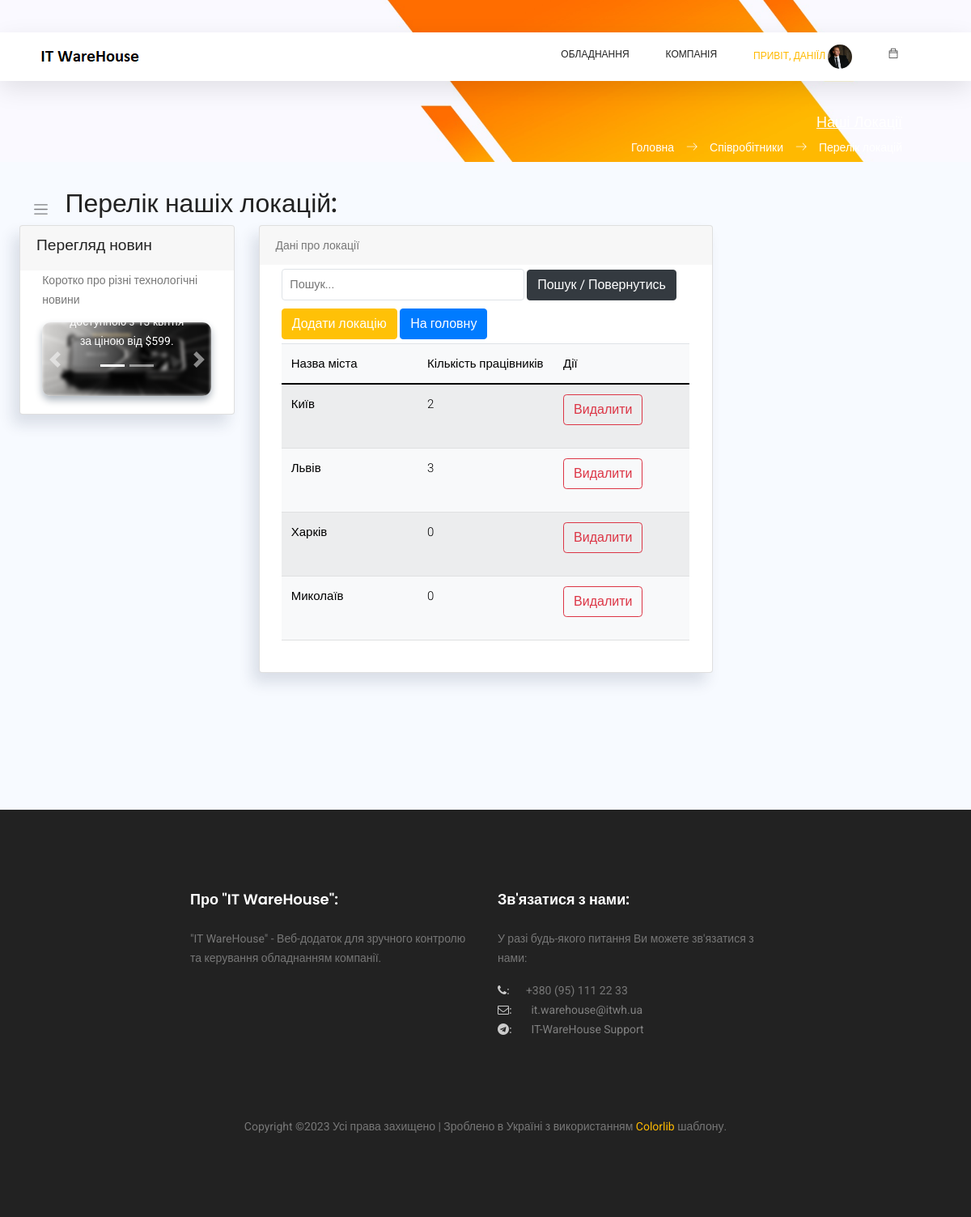
Page /employees/cities (signed in) on the committed database.
### users/models.py (models this page shows, shortened)
class NewUser(AbstractBaseUser, PermissionsMixin):
    email = models.EmailField(_('email address'), unique=True)
    user_name = models.CharField(max_length=150, unique=True)
    start_date = models.DateTimeField(default=timezone.now)
    is_staff = models.BooleanField(default=False)
    is_active = models.BooleanField(default=False)
    is_employee = models.BooleanField(default=False)
    objects = CustomAccountManager()
    USERNAME_FIELD = 'email'
    REQUIRED_FIELDS = ['user_name']

### employees/models.py (models this page shows, shortened)
class Employees(models.Model):
    first_name = models.CharField(max_length=50, default='', verbose_name="Ім'я *")
    last_name = models.CharField(max_length=50, default='', verbose_name='Прізвище *')
    email = models.EmailField(max_length=75, unique=True, null=True, verbose_name='Електрона пошта *')
    eid = models.CharField(max_length=8, unique=True, null=True, verbose_name='Внутрішній номер *')
    department = models.ForeignKey(Departments, null=True, on_delete=models.SET_NULL, verbose_name='Назва відділу *')
    title = models.CharField(max_length=50, null=True, default='', verbose_name='Посада *')
    user_id = models.ForeignKey(NewUser, null=True, on_delete=models.SET_NULL, verbose_name='ID Користувача *')
    location = models.ForeignKey(Cities, null=True, on_delete=models.SET_NULL, blank=True, verbose_name='Назва міста')
    mobilephone = models.CharField(max_length=20, null=True, default='', blank=True, verbose_name='Мобільний телефон')
    status = models.ForeignKey(UserStatus, null=True, on_delete=models.SET_NULL, blank=True,
                               verbose_name='Форма роботи')
    photo = models.FileField(upload_to='photos/', null=True, default='photos/default_user.jpg', blank=True,
                             verbose_name='Фото')
    comments = models.TextField(max_length=300, null=True, default='', blank=True, verbose_name='Коментарі')

class Cities(models.Model):
    city = models.CharField(max_length=100, unique=True, verbose_name='Назва міста')

### employees/views.py (the view, shortened to what this page needs)
# urls.py: path('cities', cities_list, name='cities-list'),
@login_required
def cities_list(request):
    context = {
        'page_title': 'Наші Локації',
        'app_name': 'Співробітники',
        'page_name': 'Перелік локацій'
    }
    user_admin = 0
    if request.user.groups.filter(name='Admins').exists():
        user_admin = 1
    if Employees.objects.filter(user_id=request.user.id).exists():
        employee_data = Employees.objects.get(user_id=request.user.id)
    else:
        employee_data = ''
    our_city_list = None
    if len(Cities.objects.all()) > 0:
        all_cities = Cities.objects.all()
        our_city_list = []
        for our_city in all_cities:
            try:
                Employees.objects.filter(location=our_city.id)
            except:
                emp_count = 0
            else:
                emp_count = len(Employees.objects.filter(location=our_city.id))
            data_my = (our_city, emp_count)
            our_city_list.append(data_my)
    if request.method == 'GET':
        squery = request.GET.get('query')
        if squery == None or squery == '':
            our_city_list = []
            if len(Cities.objects.all()) > 0:
                all_cities = Cities.objects.all()
                for our_city in all_cities:
                    try:
                        Employees.objects.filter(location=our_city.id)
                    except:
                        emp_count = 0
                    else:
                        emp_count = len(Employees.objects.filter(location=our_city.id))
                    data_my = (our_city, emp_count)
                    our_city_list.append(data_my)
    context['user_admin'] = user_admin
    context['cities_list'] = our_city_list
    context['employee_data'] = employee_data
    return render(request, 'employees/cities_list.html', context=context)

### templates/employees/cities_list.html (shortened to what this page needs)
{% extends '_layouts/base.html' %}
{% load static %}
{% block content %}
<div id="main" style="margin-left: 0; min-height: 800px;">
    <div class="main-content container-fluid">
        <div class="page-title">
            <nav class="navbar navbar-header navbar-expand navbar-light headli-1">
                <a class="sidebar-toggler" href="#"><span class="navbar-toggler-icon"></span></a>
            </nav>
            <h3 class="headli-1">Перелік нашіх локацій:</h3>
        </div>
        <section class="section">
            <div class="row mb-4">
                <div class="col-md-3">
                    <div class="card" >
                        <div class="card-header" >
                            <h4>Перегляд новин</h4>
                        </div>
                        <div class="card-body" >
                            <div class="row" >
                                <div class="col-md-12" >
                                    <p>Коротко про різні технологічні новини</p>
                                    <div id="carouselExampleCaptions" class="carousel slide" data-ride="carousel" >
                                        <ol class="carousel-indicators">
                                            <li data-bs-target="#carouselExampleCaptions" data-slide-to="0" class="active"></li>
                                            <li data-bs-target="#carouselExampleCaptions" data-slide-to="1"></li>
                                        </ol>
                                        <div class="carousel-inner" >
                                            <div class="carousel-item active" >
                                                <img src="{% static 'static_f_2/images/cpsamples/newsphoto1.jpg' %}" class="d-block w-100 main-img-n" alt="...">
                                                <div class="carousel-caption d-none d-md-block" >
                                                    <p>Відеокарта буде доступною з 13 квітня за ціною від $599.</p>
                                                </div>
                                            </div>
                                        </div>
                                        <a class="carousel-control-prev" href="#carouselExampleCaptions" role="button" data-slide="prev">
                                            <span class="carousel-control-prev-icon" aria-hidden="true"></span>
                                        </a>
                                        <a class="carousel-control-next" href="#carouselExampleCaptions" role="button" data-slide="next">
                                            <span class="carousel-control-next-icon" aria-hidden="true"></span>
                                        </a>
                                    </div>
                                </div>
                            </div>
                        </div>
                    </div>
                </div>
                <div class="col-md-6">
                    <div class="card">
                        <div class="card-header">
                            Дані про локації
                        </div>
                        <div class="card-body">
                            <div class="dataTable-wrapper dataTable-loading no-footer sortable searchable fixed-columns" >
                                <div class="dataTable-top">
                                    <div style="display: block; gap: 10px; margin: 5px 0;">
                                        <form style="padding-bottom: 10px;" class="dataTable-search" action="{% url 'cities-list' %}" method="get" data-dashlane-rid="f99ae6705c7dc65e" data-form-type="">
                                            <input style="width: 300px" class="dataTable-input" name="query" placeholder="Пошук..." type="text" data-dashlane-rid="b7f577d40e4c8869" data-form-type="">
                                            <button class="btn btn-dark" type="submit">Пошук / Повернутись</button>
                                        </form>
                                        <a href="/employees/city_create" class="btn btn-warning my-btn">Додати локацію</a>
                                        <a href="/main/main_page" class="btn btn-primary my-btn">На головну</a>
                                    </div>
                                </div>
                                <div class="dataTable-container capitalizer" >
                                    {% if cities_list %}
                                    <table class="table table-striped table-light dataTable-table" id="table1"       >
                                        <thead>
                                        <tr>
                                            <th data-sortable="" style="width: 30%;">
                                                <li href="#" class="dataTable-sorter colorizer">Назва міста</li>
                                            </th>
                                            <th data-sortable="" style="width: 30%;">
                                                <li href="#" class="dataTable-sorter colorizer">Кількість працівників</li>
                                            </th>
                                            <th data-sortable="" style="width: 30%;">
                                                <li href="#" class="dataTable-sorter colorizer">Дії</li>
                                            </th>
                                        </tr>
                                        </thead>
                                        <tbody>
                                        {% for city, emp_count in cities_list %}
                                        <tr>
                                            <td class="colorizer" style="font-weight: 300;">{{ city.city }}</td>
                                            <td class="colorizer" style="font-weight: 300;">{{ emp_count}}</td>
                                            <td>
                                                <div class="btn-group mb-3" role="group" aria-label="Basic example">
                                                    <a class="btn btn-outline-danger" href="/employees/city_delete/{{ city.id }}">
                                                        Видалити
                                                    </a>
                                                </div>
                                            </td>
                                        </tr>
                                        {% endfor %}
                                        </tbody>
                                    </table>
                                    {% endif %}
                                </div>
                            </div>
                        </div>
                    </div>
                </div>
            </div>
        </section>
    </div>
    </div>
{% endblock content %}

### templates/_layouts/header.html (shortened to what this page needs)
{% load static %}
<header class="header_area sticky-header">
	<div class="main_menu">
			<nav class="navbar navbar-expand-lg navbar-light main_box">
				<div class="container">
					<a class="navbar-brand logo_h" href="/">
						<img src="{% static 'static_f_1/img/logo.png' %}" alt="IT WareHouse Project Logo">
					</a>
					<div class="collapse navbar-collapse offset" id="navbarSupportedContent">
						<ul class="nav navbar-nav menu_nav ml-auto">
							{% if not user.is_authenticated %}
								<li class="nav-item"><a class="nav-link" href="/">Вхід до Системи</a></li>
							{% else %}
								<li class="nav-item submenu dropdown">
									<a href="#" class="nav-link dropdown-toggle" data-toggle="dropdown"
									   role="button" aria-haspopup="true" aria-expanded="false">Обладнання</a>
								</li>
								<li class="nav-item submenu dropdown">
									<a href="#" class="nav-link dropdown-toggle" data-toggle="dropdown" role="button"
									   aria-haspopup="true" aria-expanded="false">Компанія</a>
								</li>
								<li class="nav-item submenu dropdown active">
									<a href="#" class="nav-link dropdown-toggle" data-toggle="dropdown" role="button"
									   aria-haspopup="true" aria-expanded="false">
										<span>Привіт, {{ user.user_name }}</span>
										{% if employee_data.photo %}
										<span><span><img width="30px" height="30px" class="profile-img"
														 src="/media/{{ employee_data.photo }}" alt=""></span>
										</span>
										{% else %}
										<span><span><img width="30px" height="30px" class="profile-img"
													 src="/media/photos/default_user.jpg" alt=""></span>
										</span>
										{% endif %}
										</a>
								</li>
								<li class="nav-item submenu dropdown">
									<a href="#" class="nav-link dropdown-toggle">
										<span class="ti-bag"></span>
									</a>
								</li>
							{% endif %}
						</ul>
					</div>
				</div>
			</nav>
	</div>
</header>

### static/static_f_2/css/app.css (style rules this page uses)
#main { margin-left:260px;background-color:#f7faff;min-height:100vh;transition:margin-left .6s ease-out }
#main .main-content { padding:2rem 1.5rem }
#main .main-content .page-title h3 { font-size:2rem }
a { text-decoration:none }
a,button { outline:0 }
@media screen and (max-width:1200px) { #main { margin-left:0 } }
.btn.btn-danger,.btn.btn-dark,.btn.btn-info,.btn.btn-light,.btn.btn-link,.btn.btn-primary,.btn.btn-secondary,.btn.btn-success,.btn.btn-warning { color:#fff }
.btn-group>.btn { border-radius:.267rem }
.carousel-inner { border-radius:.7rem;box-shadow:0 5px 10px #adb5bd }
.dropdown-toggle:after { color:#fff }
.dataTable-input { min-height:calc(1.5em + .934rem + 2px);padding:.467rem .6rem;font-size:.9025rem;font-weight:400;line-height:1.5;color:#555252;background-color:#fff;background-clip:padding-box;border:1px solid #dfe3e7;-webkit-appearance:none;-moz-appearance:none;appearance:none;border-radius:.25rem;transition:border-color .15s ease-in-out,box-shadow .15s ease-in-out }
.card { box-shadow:-8px 12px 18px 0 rgba(25,42,70,.13);margin-bottom:2.2rem }
.card .card-header { border:none }
.card .card-header h4 { font-size:1.2rem }
.card .card-header~.card-body { padding-top:0 }
.card .card-body { padding:1.4rem 1.7rem }
.dataTable-table td,.dataTable-table thead th,.table td,.table thead th { vertical-align:middle }
.dataTable-table thead th,.table thead th { border-bottom:2px solid #475f7b }
.dataTable-container { overflow-x:auto }

### templates/_layouts/header.html (style rules this page uses)
.header_area .navbar .nav .nav-item .nav-link { padding: 1px 0; }
.profile-img { object-fit: cover; border-radius: 15px; }

### rows in the picture
NewUser: user_name "ДАНІЇЛ"
Employees: photo (picture)
Cities: city "Київ", emp_count "2"
Cities: city "Львів", emp_count "3"
Cities: city "Харків", emp_count "0"
Cities: city "Миколаїв", emp_count "0"

### other values in the picture
{{ page_title }} "Наші Локації"
{{ app_name }} "Співробітники"
{{ page_name }} "Перелік локацій"
